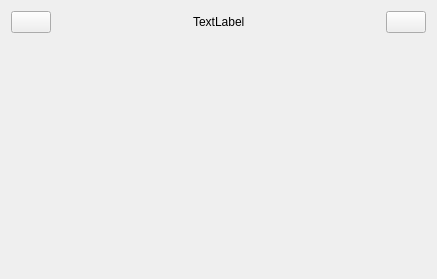
<?xml version="1.0" encoding="UTF-8"?>
<ui version="4.0">
 <class>MasterView</class>
 <widget class="QWidget" name="MasterView">
  <property name="geometry">
   <rect>
    <x>0</x>
    <y>0</y>
    <width>437</width>
    <height>279</height>
   </rect>
  </property>
  <property name="windowTitle">
   <string>MasterView</string>
  </property>
  <layout class="QVBoxLayout" name="verticalLayout">
   <item>
    <layout class="QHBoxLayout" name="horizontalLayout">
     <item>
      <widget class="QPushButton" name="btBack">
       <property name="text">
        <string/>
       </property>
       <property name="icon">
        <iconset resource="lab4.qrc">
         <normaloff>:/img/3.gif</normaloff>:/img/3.gif</iconset>
       </property>
      </widget>
     </item>
     <item>
      <spacer name="horizontalSpacer">
       <property name="orientation">
        <enum>Qt::Orientation::Horizontal</enum>
       </property>
       <property name="sizeHint" stdset="0">
        <size>
         <width>40</width>
         <height>20</height>
        </size>
       </property>
      </spacer>
     </item>
     <item>
      <widget class="QLabel" name="labelTitle">
       <property name="text">
        <string>TextLabel</string>
       </property>
      </widget>
     </item>
     <item>
      <spacer name="horizontalSpacer_2">
       <property name="orientation">
        <enum>Qt::Orientation::Horizontal</enum>
       </property>
       <property name="sizeHint" stdset="0">
        <size>
         <width>40</width>
         <height>20</height>
        </size>
       </property>
      </spacer>
     </item>
     <item>
      <widget class="QPushButton" name="btLogout">
       <property name="text">
        <string/>
       </property>
       <property name="icon">
        <iconset resource="lab4.qrc">
         <normaloff>:/img/1.gif</normaloff>:/img/1.gif</iconset>
       </property>
      </widget>
     </item>
    </layout>
   </item>
   <item>
    <widget class="QStackedWidget" name="stackedWidget">
     <property name="currentIndex">
      <number>-1</number>
     </property>
    </widget>
   </item>
  </layout>
 </widget>
 <resources>
  <include location="lab4.qrc"/>
 </resources>
 <connections/>
</ui>
